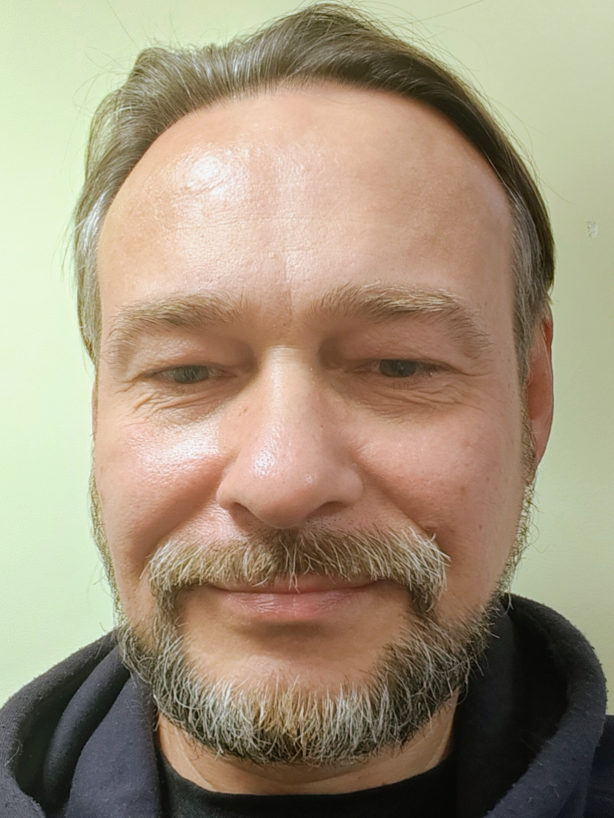
#> input picture tests/data_extended/person_001/16.jpg, 1840 x 2452 px, given in place of person1.jpg, which was not available (shown at 1/3 size)
$ python generate_hard_images.py
#> lines starting #> are read from the running program, lines starting #| are printed output that depends on the picture
from __future__ import annotations

import argparse
from pathlib import Path

import cv2
import numpy as np


ROOT = Path(__file__).resolve().parents[1]
DEFAULT_OUT_DIR = ROOT / "tests" / "generated_hard"
BASE_IMAGES = [
    ROOT / "tests" / "data" / "person1.jpg",
    ROOT / "tests" / "data" / "person1_2.jpg",
    ROOT / "tests" / "data" / "person2.jpg",
]


def _read_image(path: Path) -> np.ndarray:
    image = cv2.imread(str(path), cv2.IMREAD_COLOR)
#> image is the input picture: shape (2452, 1840, 3); mean B, G, R 123.1, 146.2, 161.3
    if image is None:
        raise FileNotFoundError(f"Failed to read image: {path}")
    return image


def _jpeg_roundtrip(image: np.ndarray, quality: int) -> np.ndarray:
    ok, encoded = cv2.imencode(".jpg", image, [int(cv2.IMWRITE_JPEG_QUALITY), quality])
    if not ok:
        return image
    decoded = cv2.imdecode(encoded, cv2.IMREAD_COLOR)
    return decoded if decoded is not None else image


def _apply_variant(image: np.ndarray, idx: int) -> np.ndarray:
#> called with idx = 0
    h, w = image.shape[:2]
#> h = 2452; w = 1840
    variant = image.copy()

    # Deterministic but varied transforms.
    if idx % 5 == 0:
        variant = cv2.GaussianBlur(variant, (9, 9), 0)
    elif idx % 5 == 1:
        variant = cv2.resize(variant, (max(64, w // 3), max(64, h // 3)), interpolation=cv2.INTER_AREA)
        variant = cv2.resize(variant, (w, h), interpolation=cv2.INTER_LINEAR)
    elif idx % 5 == 2:
        angle = (-12 + (idx % 7) * 4)
        matrix = cv2.getRotationMatrix2D((w / 2, h / 2), angle, 1.0)
        variant = cv2.warpAffine(variant, matrix, (w, h), flags=cv2.INTER_LINEAR, borderMode=cv2.BORDER_REFLECT101)
    elif idx % 5 == 3:
        # Partial occlusion.
        x1 = int(w * 0.22)
        y1 = int(h * 0.2)
        x2 = int(w * 0.78)
        y2 = int(h * 0.34)
        cv2.rectangle(variant, (x1, y1), (x2, y2), (0, 0, 0), -1)
    else:
        # Low-light + noise + jpeg compression.
        variant = cv2.convertScaleAbs(variant, alpha=0.55, beta=-18)
        noise = np.random.default_rng(idx).normal(0, 10, size=variant.shape).astype(np.int16)
        variant = np.clip(variant.astype(np.int16) + noise, 0, 255).astype(np.uint8)
        variant = _jpeg_roundtrip(variant, quality=28)

    # Add a final mild crop/pad effect to make detection less trivial.
    pad = max(2, min(h, w) // 24)
#> pad = 76
    variant = variant[pad:h - pad, pad:w - pad]
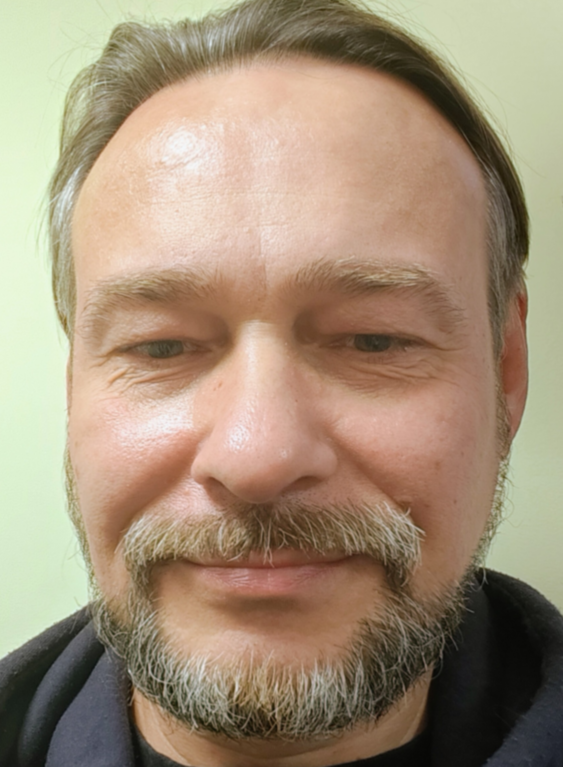
#> variant: shape (2300, 1688, 3) (shown at 1/3 size); mean B, G, R 120.3, 143.6, 162.3
    variant = cv2.resize(variant, (w, h), interpolation=cv2.INTER_LINEAR)
#> variant: shape (2452, 1840, 3)
    return variant


def generate(out_dir: Path, count: int = 12) -> list[Path]:
    out_dir.mkdir(parents=True, exist_ok=True)
    outputs: list[Path] = []

    for idx in range(count):
        base = BASE_IMAGES[idx % len(BASE_IMAGES)]
        image = _read_image(base)
        hard = _apply_variant(image, idx)
        out_path = out_dir / f"hard_{idx + 1:02d}.jpg"
        ok = cv2.imwrite(str(out_path), hard, [int(cv2.IMWRITE_JPEG_QUALITY), 90])
        if not ok:
            raise RuntimeError(f"Failed to write {out_path}")
        outputs.append(out_path)
#> pass 2 of the loop in generate, `for idx in range(count):`:
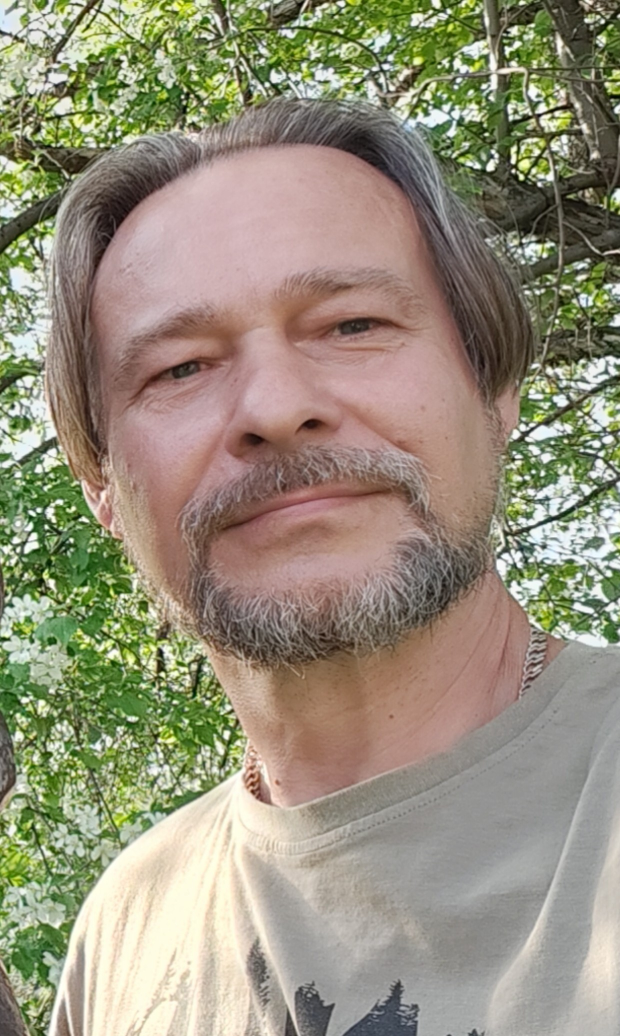
#> input picture tests/data_extended/person_001/19.jpg, 1240 x 2072 px, given in place of person1_2.jpg, which was not available (shown at 1/2 size)
#> in _read_image, image is the input picture: shape (2072, 1240, 3); mean B, G, R 123.6, 144.2, 150.9
#> in _apply_variant (call 2), `variant = cv2.resize(variant, (max(64, w // 3), max(64, h // 3)), inte..`:
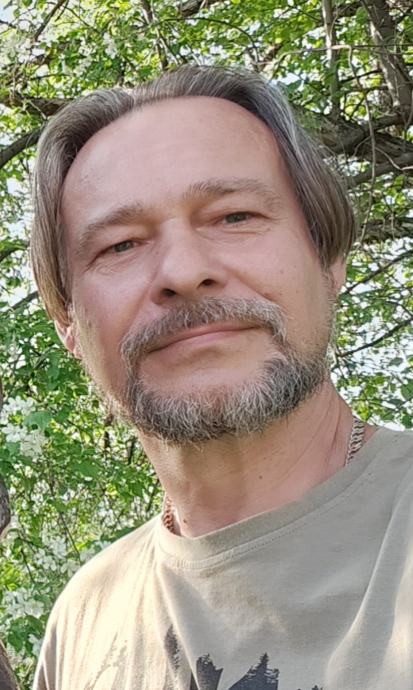
#> variant: shape (690, 413, 3); mean B, G, R 123.6, 144.2, 150.9
#> in _apply_variant (call 2), `variant = variant[pad:h - pad, pad:w - pad]`:
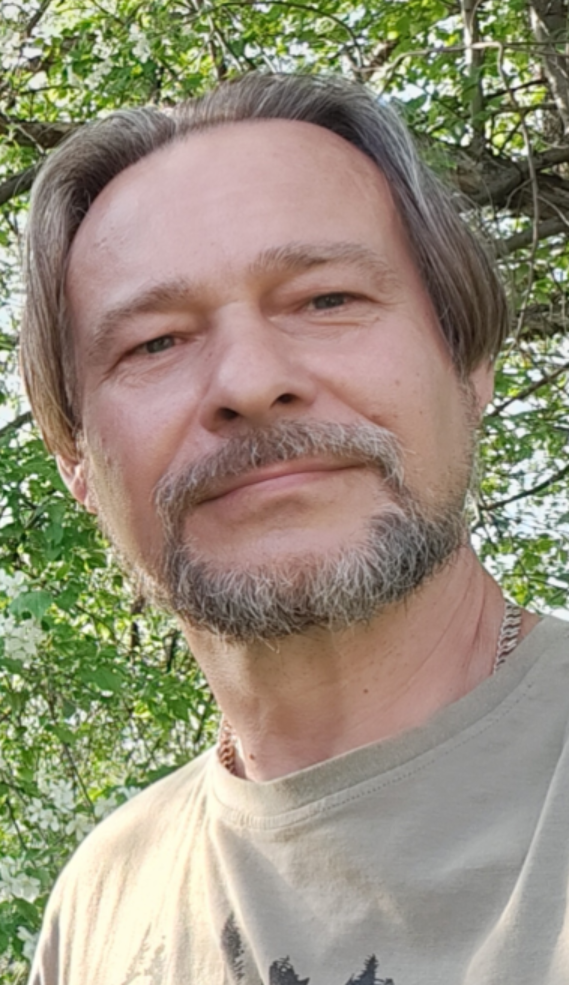
#> variant: shape (1970, 1138, 3) (shown at 1/2 size); mean B, G, R 123.3, 142.8, 151.7

    return outputs


def main() -> None:
    parser = argparse.ArgumentParser()
    parser.add_argument("--out-dir", type=Path, default=DEFAULT_OUT_DIR)
    parser.add_argument("--count", type=int, default=12)
    args = parser.parse_args()

    outputs = generate(args.out_dir, args.count)
    for path in outputs:
        print(path)


if __name__ == "__main__":
    main()
